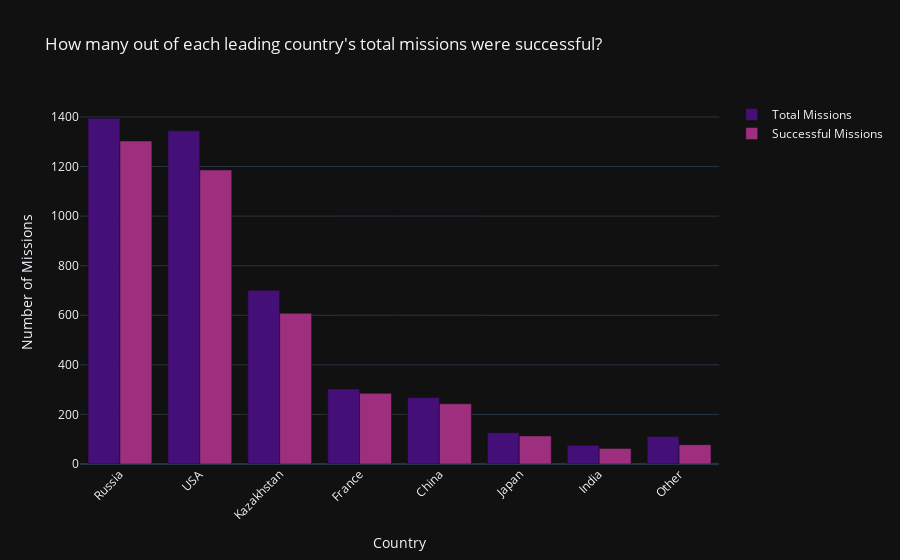

Here is the notebook cell this chart was saved with:
### Code cell
loc_srs = df['Location'].apply(lambda loc: loc.split(',')[-1][1:])
loc_df = df.copy()
loc_df['Location'] = loc_srs
loc_df_s = loc_df[loc_df['Status Mission'] == 'Success']

loc_df_countries = loc_df['Location'].value_counts()
loc_df_s_countries = loc_df_s['Location'].value_counts()

loc_df_main = list(loc_df_countries.sort_values(ascending=False).index[:7])
loc_df_main.append('Other')
loc_df_num = sum(loc_df_countries.sort_values(ascending=False)[7:].values)
loc_df_vals = list(loc_df_countries.sort_values(ascending=False)[:7].values)
loc_df_vals.append(loc_df_num)

loc_df_main_s = list(loc_df_s_countries.sort_values(ascending=False).index[:7])
loc_df_main_s.append('Other')
loc_df_num_s = sum(loc_df_s_countries.sort_values(ascending=False)[7:].values)
loc_df_vals_s = list(loc_df_s_countries.sort_values(ascending=False)[:7].values)
loc_df_vals_s.append(loc_df_num_s)

fig = go.Figure(data=[
    go.Bar(name='Total Missions', x=loc_df_main, y=loc_df_vals, marker_color=px.colors.sequential.Magma[2]),
    go.Bar(name='Successful Missions', x=loc_df_main_s, y=loc_df_vals_s, marker_color=px.colors.sequential.Magma[4])
])

fig.update_layout(
    xaxis_tickangle=-45, 
    template='plotly_dark', 
    title="How many out of each leading country's total missions were successful?",
    xaxis_title='Country',
    yaxis_title='Number of Missions')

fig.show()

### Figure 1 — Plotly figure (JSON) as saved in the notebook; plotly's stock layout.template omitted (floating-point values rounded to 4 significant figures)
{"data": [{"marker": {"color": "#440f76"}, "name": "Total Missions", "type": "bar", "x": ["Russia", "USA", "Kazakhstan", "France", "China", "Japan", "India", "Other"], "y": [1395, 1344, 701, 303, 268, 126, 76, 111]}, {"marker": {"color": "#9e2f7f"}, "name": "Successful Missions", "type": "bar", "x": ["Russia", "USA", "Kazakhstan", "France", "China", "Japan", "India", "Other"], "y": [1303, 1186, 608, 285, 243, 113, 63, 78]}], "layout": {"title": {"text": "How many out of each leading country's total missions were successful?"}, "xaxis": {"tickangle": -45, "title": {"text": "Country"}}, "yaxis": {"title": {"text": "Number of Missions"}}}}
